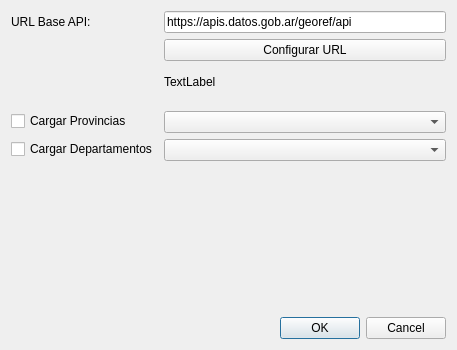
<?xml version="1.0" encoding="UTF-8"?>
<ui version="4.0">
 <class>GeorefArApiDialogBase</class>
 <widget class="QDialog" name="GeorefArApiDialogBase">
  <property name="geometry">
   <rect>
    <x>0</x>
    <y>0</y>
    <width>457</width>
    <height>350</height>
   </rect>
  </property>
  <property name="windowTitle">
   <string>Georef AR API - Configuración</string>
  </property>
  <layout class="QVBoxLayout" name="verticalLayout">
   <item>
    <layout class="QFormLayout" name="formLayout">
     <item row="0" column="0">
      <widget class="QLabel" name="label_url">
       <property name="text">
        <string>URL Base API:</string>
       </property>
      </widget>
     </item>
     <item row="0" column="1">
      <widget class="QLineEdit" name="lineEdit_url_base">
       <property name="text">
        <string>https://apis.datos.gob.ar/georef/api</string>
       </property>
      </widget>
     </item>
     <item row="1" column="0">
      <spacer name="verticalSpacer">
       <property name="orientation">
        <enum>Qt::Vertical</enum>
       </property>
       <property name="sizeHint" stdset="0">
        <size>
         <width>20</width>
         <height>20</height>
        </size>
       </property>
      </spacer>
     </item>
     <item row="1" column="1">
      <widget class="QPushButton" name="pushButton_refresh">
       <property name="text">
        <string>Configurar URL</string>
       </property>
      </widget>
     </item>
     <item row="4" column="0">
      <widget class="QCheckBox" name="checkBox_provincias">
       <property name="text">
        <string>Cargar Provincias</string>
       </property>
      </widget>
     </item>
     <item row="4" column="1">
      <widget class="QComboBox" name="comboBox_provincias"/>
     </item>
     <item row="5" column="0">
      <widget class="QCheckBox" name="checkBox_departamentos">
       <property name="text">
        <string>Cargar Departamentos</string>
       </property>
      </widget>
     </item>
     <item row="5" column="1">
      <widget class="QComboBox" name="comboBox_departamentos"/>
     </item>
     <item row="2" column="1">
      <widget class="QLabel" name="label">
       <property name="text">
        <string>TextLabel</string>
       </property>
      </widget>
     </item>
     <item row="3" column="0">
      <widget class="Line" name="line">
       <property name="orientation">
        <enum>Qt::Horizontal</enum>
       </property>
      </widget>
     </item>
    </layout>
   </item>
   <item>
    <spacer name="verticalSpacer_2">
     <property name="orientation">
      <enum>Qt::Vertical</enum>
     </property>
     <property name="sizeHint" stdset="0">
      <size>
       <width>20</width>
       <height>40</height>
      </size>
     </property>
    </spacer>
   </item>
   <item>
    <widget class="QDialogButtonBox" name="button_box">
     <property name="orientation">
      <enum>Qt::Horizontal</enum>
     </property>
     <property name="standardButtons">
      <set>QDialogButtonBox::Cancel|QDialogButtonBox::Ok</set>
     </property>
    </widget>
   </item>
  </layout>
 </widget>
 <resources/>
 <connections>
  <connection>
   <sender>button_box</sender>
   <signal>accepted()</signal>
   <receiver>GeorefArApiDialogBase</receiver>
   <slot>accept()</slot>
   <hints>
    <hint type="sourcelabel">
     <x>20</x>
     <y>20</y>
    </hint>
    <hint type="destinationlabel">
     <x>20</x>
     <y>20</y>
    </hint>
   </hints>
  </connection>
  <connection>
   <sender>button_box</sender>
   <signal>rejected()</signal>
   <receiver>GeorefArApiDialogBase</receiver>
   <slot>reject()</slot>
   <hints>
    <hint type="sourcelabel">
     <x>20</x>
     <y>20</y>
    </hint>
    <hint type="destinationlabel">
     <x>20</x>
     <y>20</y>
    </hint>
   </hints>
  </connection>
 </connections>
</ui>
